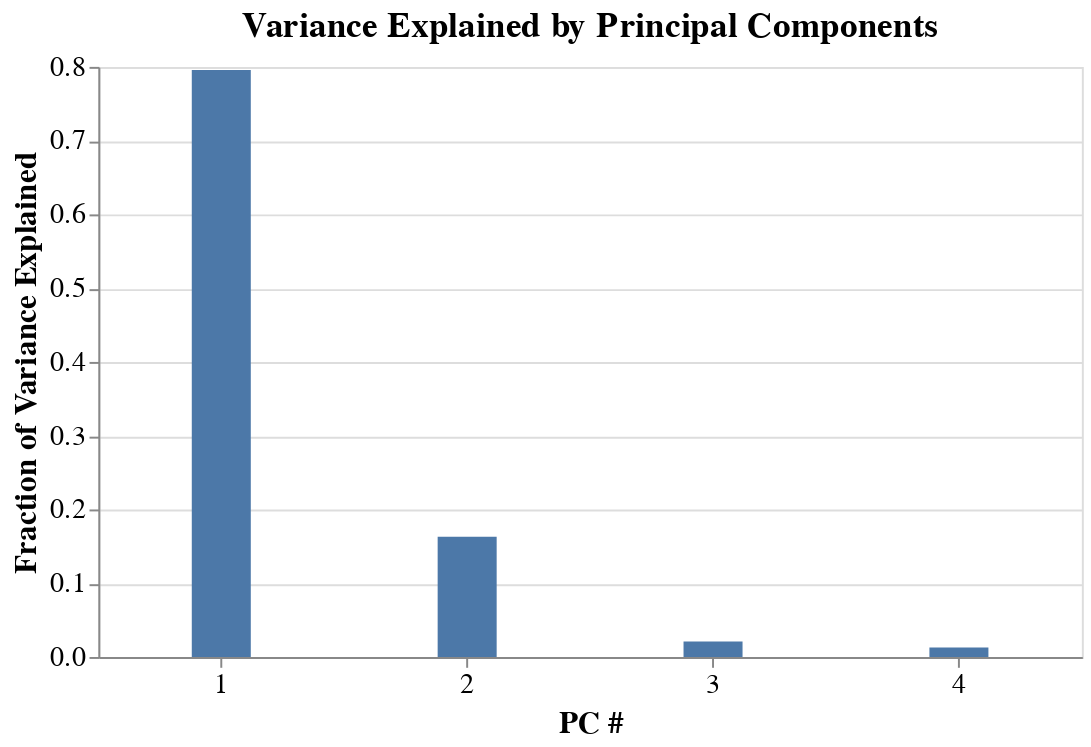

The code cell stored with this chart in its notebook:
### Markdown cell above
We can also see that the first two principal components explain over 90% of the variance in our predictors.

### Code cell
explained_var1 = pd.DataFrame({
    'PC #': range(1,5), 
    'Fraction of Variance Explained' : pca.explained_variance_ratio_
})

# Draw your Altair visualization
alt.Chart(explained_var1, 
          title="Variance Explained by Principal Components"
).mark_bar(size=30).encode(
    alt.X('PC #:O'),
    alt.Y('Fraction of Variance Explained:Q')
).configure_title(
    fontSize = 18
).configure_axis(
    labelAngle=0,
    labelFontSize = 14,
    titleFontSize = 16
).properties(width=500)

### Figure 1 — Vega-Lite specification as saved in the notebook (floating-point values rounded to 4 significant figures)
{"config": {"view": {"continuousWidth": 400, "continuousHeight": 300}, "axis": {"labelAngle": 0, "labelFontSize": 14, "titleFontSize": 16}, "title": {"fontSize": 18}}, "data": {"name": "data-c6da176ac5ed16f42828c73528051c20"}, "mark": {"type": "bar", "size": 30}, "encoding": {"x": {"type": "ordinal", "field": "PC #"}, "y": {"type": "quantitative", "field": "Fraction of Variance Explained"}}, "title": "Variance Explained by Principal Components", "width": 500, "$schema": "https://vega.github.io/schema/vega-lite/v4.8.1.json", "datasets": {"data-c6da176ac5ed16f42828c73528051c20": [{"PC #": 1, "Fraction of Variance Explained": 0.7959}, {"PC #": 2, "Fraction of Variance Explained": 0.1629}, {"PC #": 3, "Fraction of Variance Explained": 0.02111}, {"PC #": 4, "Fraction of Variance Explained": 0.01272}]}}
